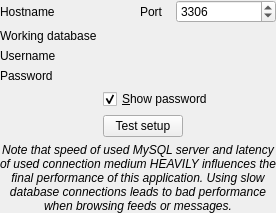
         <widget class="QWidget" name="m_pageMysql">
          <layout class="QFormLayout" name="formLayout_16">
           <property name="fieldGrowthPolicy">
            <enum>QFormLayout::AllNonFixedFieldsGrow</enum>
           </property>
           <property name="leftMargin">
            <number>0</number>
           </property>
           <property name="topMargin">
            <number>0</number>
           </property>
           <property name="rightMargin">
            <number>0</number>
           </property>
           <property name="bottomMargin">
            <number>0</number>
           </property>
           <item row="0" column="0">
            <widget class="QLabel" name="label_2">
             <property name="text">
              <string>Hostname</string>
             </property>
             <property name="buddy">
              <cstring>m_txtMysqlHostname</cstring>
             </property>
            </widget>
           </item>
           <item row="0" column="1">
            <layout class="QHBoxLayout" name="horizontalLayout_6">
             <item>
              <widget class="LineEditWithStatus" name="m_txtMysqlHostname" native="true"/>
             </item>
             <item>
              <widget class="QLabel" name="label_6">
               <property name="text">
                <string>Port</string>
               </property>
               <property name="buddy">
                <cstring>m_spinMysqlPort</cstring>
               </property>
              </widget>
             </item>
             <item>
              <widget class="QSpinBox" name="m_spinMysqlPort">
               <property name="minimumSize">
                <size>
                 <width>100</width>
                 <height>0</height>
                </size>
               </property>
               <property name="minimum">
                <number>1</number>
               </property>
               <property name="maximum">
                <number>65536</number>
               </property>
               <property name="value">
                <number>3306</number>
               </property>
              </widget>
             </item>
            </layout>
           </item>
           <item row="2" column="0">
            <widget class="QLabel" name="label_4">
             <property name="text">
              <string>Username</string>
             </property>
             <property name="buddy">
              <cstring>m_txtMysqlUsername</cstring>
             </property>
            </widget>
           </item>
           <item row="2" column="1">
            <widget class="LineEditWithStatus" name="m_txtMysqlUsername" native="true"/>
           </item>
           <item row="3" column="0">
            <widget class="QLabel" name="label_5">
             <property name="text">
              <string>Password</string>
             </property>
             <property name="buddy">
              <cstring>m_txtMysqlPassword</cstring>
             </property>
            </widget>
           </item>
           <item row="3" column="1">
            <widget class="LineEditWithStatus" name="m_txtMysqlPassword" native="true"/>
           </item>
           <item row="5" column="1">
            <layout class="QHBoxLayout" name="horizontalLayout_11">
             <item>
              <widget class="QPushButton" name="m_btnMysqlTestSetup">
               <property name="text">
                <string>Test setup</string>
               </property>
               <property name="flat">
                <bool>false</bool>
               </property>
              </widget>
             </item>
             <item>
              <widget class="LabelWithStatus" name="m_lblMysqlTestResult" native="true">
               <property name="sizePolicy">
                <sizepolicy hsizetype="Expanding" vsizetype="Preferred">
                 <horstretch>0</horstretch>
                 <verstretch>0</verstretch>
                </sizepolicy>
               </property>
               <property name="layoutDirection">
                <enum>Qt::RightToLeft</enum>
               </property>
              </widget>
             </item>
            </layout>
           </item>
           <item row="6" column="0" colspan="2">
            <widget class="QLabel" name="m_lblMysqlInfo">
             <property name="font">
              <font>
               <italic>true</italic>
              </font>
             </property>
             <property name="text">
              <string>Note that speed of used MySQL server and latency of used connection medium HEAVILY influences the final performance of this application. Using slow database connections leads to bad performance when browsing feeds or messages.</string>
             </property>
             <property name="alignment">
              <set>Qt::AlignCenter</set>
             </property>
             <property name="wordWrap">
              <bool>true</bool>
             </property>
             <property name="margin">
              <number>10</number>
             </property>
            </widget>
           </item>
           <item row="4" column="1">
            <widget class="QCheckBox" name="m_checkMysqlShowPassword">
             <property name="text">
              <string>&amp;Show password</string>
             </property>
             <property name="checked">
              <bool>true</bool>
             </property>
            </widget>
           </item>
           <item row="1" column="1">
            <widget class="LineEditWithStatus" name="m_txtMysqlDatabase" native="true"/>
           </item>
           <item row="1" column="0">
            <widget class="QLabel" name="label_11">
             <property name="text">
              <string>Working database</string>
             </property>
            </widget>
           </item>
          </layout>
         </widget>
